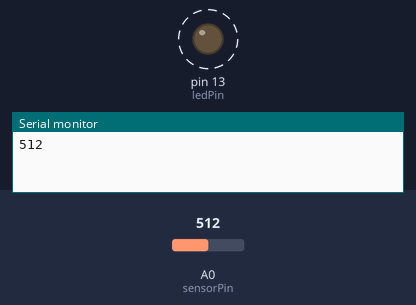
The sketch below on a simulated Arduino Uno, built with avr-gcc and run on an emulated ATmega328P. Parts: output pins drawn as LEDs (lit = HIGH), the last lines printed to the serial monitor. Dashed ring = blinking. The inputs (shaded band) are chosen by the test bench; at power-on: A0 (sensorPin) = 512.

Above: at 0.89 s.
1.4 s: A0 (sensorPin) set to 900
At 1.76 s:
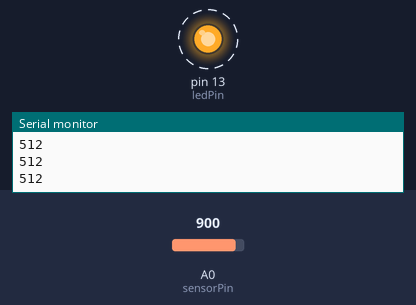
4.5 s: A0 (sensorPin) set to 306
At 4.91 s:
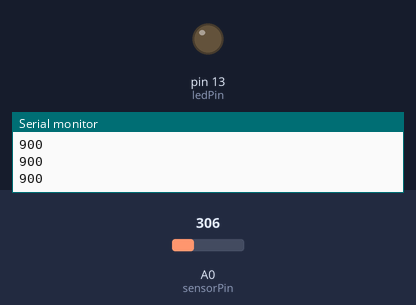
Timing chart, 0 to 13.6 s (numbered marks = the images above; inputs shaded):
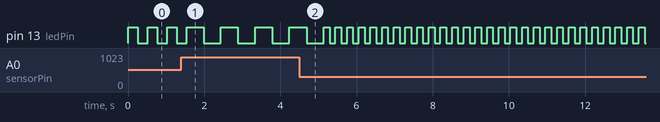

The sketch:

AD_Test.ino
```cpp
/*

*/

int sensorPin = A0;    // select the input pin for the potentiometer
int ledPin = 13;      // select the pin for the LED
int sensorValue = 0;  // variable to store the value coming from the sensor

void setup() {
  // declare the ledPin as an OUTPUT:
  pinMode(ledPin, OUTPUT);

    Serial.begin(9600);
  while (!Serial) {
    ; // wait for serial port to connect. Needed for native USB port only
  }

}

void loop() {
  // read the value from the sensor:
  sensorValue = analogRead(sensorPin);
  // turn the ledPin on
  digitalWrite(ledPin, HIGH);
  // stop the program for <sensorValue> milliseconds:
  delay(sensorValue/2);
  // turn the ledPin off:
  digitalWrite(ledPin, LOW);
  // stop the program for for <sensorValue> milliseconds:
  delay(sensorValue/2);

  Serial.println(sensorValue);
}

//// the setup function runs once when you press reset or power the board
//void setup() {
//  // initialize digital pin LED_BUILTIN as an output.
//  pinMode(LED_BUILTIN, OUTPUT);
//}
//
//// the loop function runs over and over again forever
//void loop() {
//  digitalWrite(LED_BUILTIN, HIGH);   // turn the LED on (HIGH is the voltage level)
//  delay(50);                       // wait for a second
//  digitalWrite(LED_BUILTIN, LOW);    // turn the LED off by making the voltage LOW
//  delay(50);                       // wait for a second
//}
```

Measured:
- after the input at 1.4 s, pin 13 (ledPin): alternates HIGH for 0.45 s and LOW for 0.45 s, starting after 0.59 s
- by itself, pin 13 (ledPin): alternates HIGH for 0.26 s and LOW for 0.26 s
